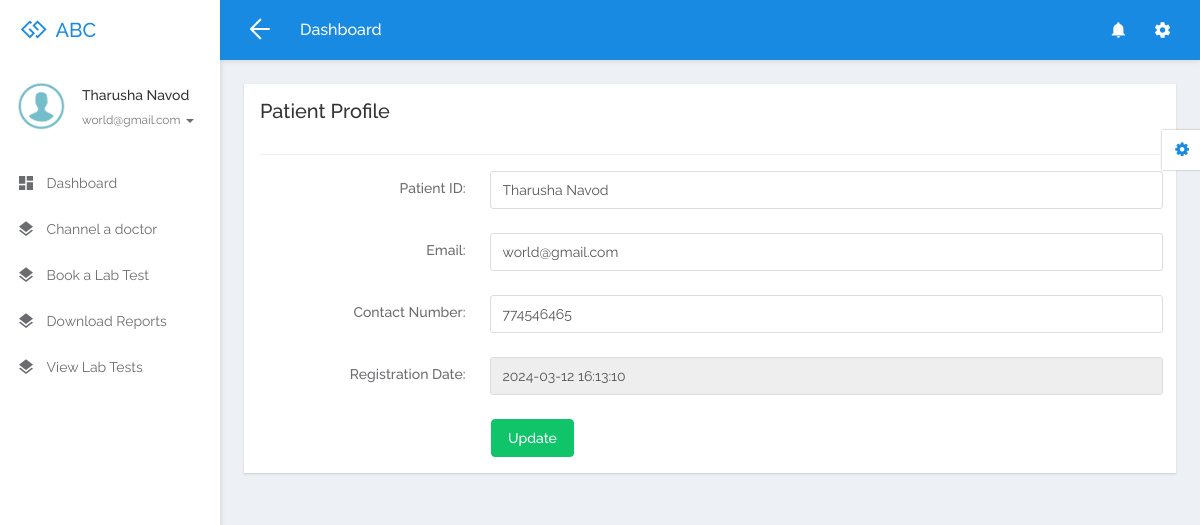
Screenshot of /patient/profile.php (signed in) with the database file from the repository.
### tables this page shows
CREATE TABLE `tblpatient` (
  `ID` int(5) NOT NULL,
  `FullName` varchar(250) DEFAULT NULL,
  `MobileNumber` bigint(10) DEFAULT NULL,
  `Email` varchar(250) DEFAULT NULL,
  `Password` varchar(259) DEFAULT NULL,
  `CreationDate` timestamp NULL DEFAULT current_timestamp()
);

### patient/profile.php (the view, shortened to what this page needs)
<?php
include('includes/dbconnection.php');
class PatientProfile {
    private $dbh;
    public function __construct($dbh) {
        $this->dbh = $dbh;
    }
    public function displayProfileForm() {
        $pid = $_SESSION['damsid'];
        $sql = "SELECT * FROM tblpatient WHERE ID=:pid";
        $query = $this->dbh->prepare($sql);
        $query->bindParam(':pid', $pid, PDO::PARAM_STR);
        $query->execute();
        $results = $query->fetchAll(PDO::FETCH_OBJ);
        if ($query->rowCount() > 0) {
            foreach ($results as $row) {
                echo '
                    <form class="form-horizontal" method="post">
                        <div class="form-group">
                            <label for="exampleTextInput1" class="col-sm-3 control-label">Patient ID:</label>
                            <div class="col-sm-9">
                                <input id="fname" type="text" class="form-control" placeholder="Full Name" name="fname" required="true" value="' . $row->FullName . '">
                            </div>
                        </div>
                        <div class="form-group">
                            <label for="email2" class="col-sm-3 control-label">Email:</label>
                            <div class="col-sm-9">
                                <input type="email" class="form-control" id="email" name="email" value="' . $row->Email . '" required="true">
                            </div>
                        </div>
                        <div class="form-group">
                            <label for="email2" class="col-sm-3 control-label">Contact Number:</label>
                            <div class="col-sm-9">
                                <input type="text" class="form-control" id="email2" name="mobilenumber" value="' . $row->MobileNumber . '" required="true" maxlength="10">
                            </div>
                        </div>
                        <div class="form-group">
                            <label for="email2" class="col-sm-3 control-label">Registration Date:</label>
                            <div class="col-sm-9">
                                <input type="text" class="form-control" id="email2" name="" value="' . $row->CreationDate . '" readonly="true">
                            </div>
                        </div>
                        <div class="row">
                            <div class="col-sm-9 col-sm-offset-3">
                                <button type="submit" class="btn btn-success" name="submit">Update</button>
                            </div>
                        </div>
                    </form>';
            }
        }
    }
}
$patientProfile = new PatientProfile($dbh);
?>
<!DOCTYPE html>
<html lang="en">
<head>
    <link rel="stylesheet" href="libs/bower/font-awesome/css/font-awesome.min.css">
    <link rel="stylesheet" href="libs/bower/material-design-iconic-font/dist/css/material-design-iconic-font.css">
    <link rel="stylesheet" href="libs/bower/animate.css/animate.min.css">
    <link rel="stylesheet" href="libs/bower/fullcalendar/dist/fullcalendar.min.css">
    <link rel="stylesheet" href="libs/bower/perfect-scrollbar/css/perfect-scrollbar.css">
    <link rel="stylesheet" href="assets/css/bootstrap.css">
    <link rel="stylesheet" href="assets/css/core.css">
    <link rel="stylesheet" href="assets/css/app.css">
</head>
<body class="menubar-left menubar-unfold menubar-light theme-primary">
<?php include_once('includes/header.php'); ?>
<?php include_once('includes/sidebar.php'); ?>
<main id="app-main" class="app-main">
    <div class="wrap">
        <section class="app-content">
            <div class="row">
                <div class="col-md-12">
                    <div class="widget">
                        <header class="widget-header">
                            <h3 class="widget-title">Patient Profile</h3>
                        </header>
                        <hr class="widget-separator">
                        <div class="widget-body">
                            <?php $patientProfile->updateProfile(); ?>
                            <?php $patientProfile->displayProfileForm(); ?>
                        </div>
                    </div>
                </div>
            </div>
        </section>
    </div>
</main>
<?php include_once('includes/customizer.php'); ?>
</body>
</html>

### patient/includes/sidebar.php (shortened to what this page needs)
<aside id="menubar" class="menubar light">
  <div class="app-user">
    <div class="media">
      <div class="media-left">
        <div class="avatar avatar-md avatar-circle">
          <a href="javascript:void(0)"><img class="img-responsive" src="assets/images/images.png" alt="avatar"/></a>
        </div>
      </div>
      <div class="media-body">
        <div class="foldable">
          <?php
$pid=$_SESSION['damsid'];
$sql="SELECT FullName,Email from  tblpatient where ID=:pid";
$query = $dbh -> prepare($sql);
$query->bindParam(':pid',$pid,PDO::PARAM_STR);
$query->execute();
$results=$query->fetchAll(PDO::FETCH_OBJ);
foreach($results as $row)
{
$email=$row->Email;
$fname=$row->FullName;
}   ?>
          <h5><a href="javascript:void(0)" class="username"><?php  echo $fname ;?></a></h5>
          <ul>
            <li class="dropdown">
              <a href="javascript:void(0)" class="dropdown-toggle usertitle" data-toggle="dropdown" aria-haspopup="true" aria-expanded="false">
                <small><?php  echo $email;?></small>
                <span class="caret"></span>
              </a>
            </li>
          </ul>
        </div>
      </div>
    </div>
  </div>
  <div class="menubar-scroll">
    <div class="menubar-scroll-inner">
      <ul class="app-menu">
        <li class="has-submenu">
          <a href="dashboard.php">
            <i class="menu-icon zmdi zmdi-view-dashboard zmdi-hc-lg"></i>
            <span class="menu-text">Dashboard</span>
          </a>
          <li>
          <a href="docbooking.php">
            <i class="menu-icon zmdi zmdi-layers zmdi-hc-lg"></i>
            <span class="menu-text">Channel a doctor</span>
          </a>
          <a href="bookingtest.php">
            <i class="menu-icon zmdi zmdi-layers zmdi-hc-lg"></i>
            <span class="menu-text">Book a Lab Test</span>
          </a>
          <a href="testresult.php">
            <i class="menu-icon zmdi zmdi-layers zmdi-hc-lg"></i>
            <span class="menu-text">Download Reports</span>
          </a>
          <a href="appointment-bwdates.php">
            <i class="menu-icon zmdi zmdi-layers zmdi-hc-lg"></i>
            <span class="menu-text">View Lab Tests</span>
          </a>
        </li>
      </ul>
    </div>
  </div>
</aside>

### rows the page displays
tblpatient: FullName "Tharusha Navod", Email "world@gmail.com", fname "Tharusha Navod", email "world@gmail.com", mobilenumber "774546465", CreationDate "2024-03-12 16:13:10"
